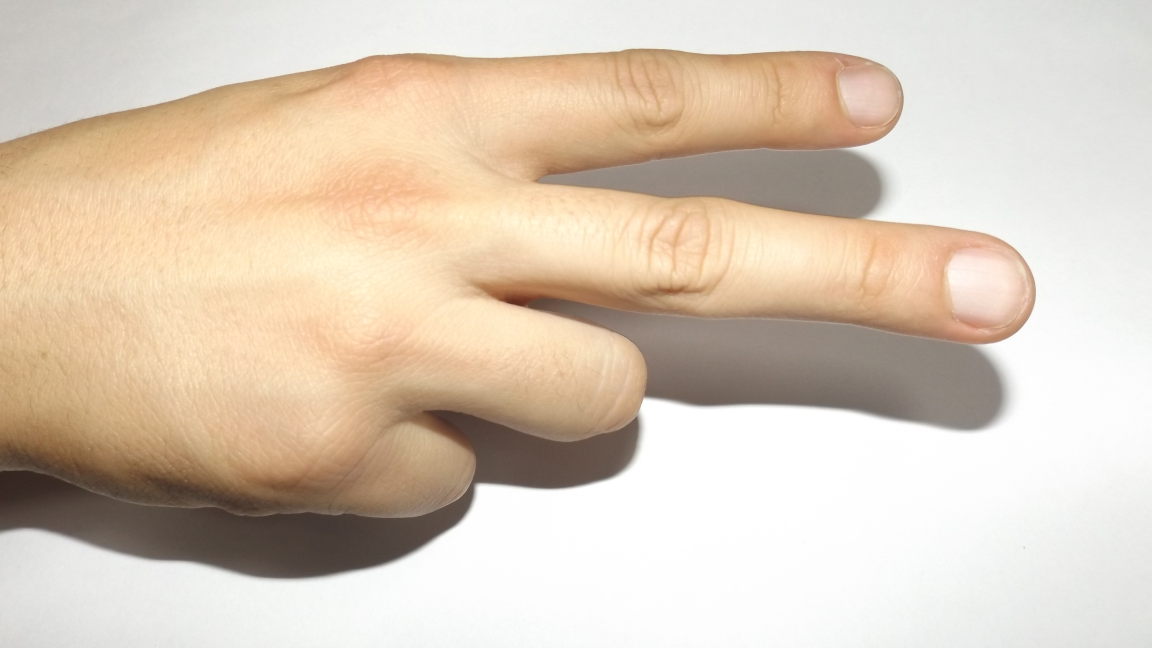
#> input picture Preprocessing/2_woman (3).JPG, 4608 x 2592 px (shown at 1/4 size); its folder holds only this picture in this run
$ python -i helper.py   (imports and definitions only)
#> lines starting #> are read from the running program, lines starting #| are printed output that depends on the picture; after the words box and inside, x2 and y2 are one past the last pixel; in counts of white or black regions, pixels touching at a corner belong together
#> further down, picture is the input picture: shape (2592, 4608, 3); mean B, G, R 185.5, 203.2, 219
from sklearn import svm
from sklearn.naive_bayes import GaussianNB
from sklearn.neighbors import KNeighborsClassifier
from sklearn.ensemble import VotingClassifier
from sklearn.linear_model import LogisticRegression
from sklearn.tree import DecisionTreeClassifier
from sklearn.ensemble import RandomForestClassifier
from sklearn.ensemble import GradientBoostingClassifier
from sklearn.datasets import make_classification
from sklearn.model_selection import train_test_split
from sklearn.model_selection import GridSearchCV
from sklearn.metrics import accuracy_score
import cv2
import os
import numpy as np
from sklearn.model_selection import train_test_split
from skimage import exposure

def hog_preprocessing(image):
  image=cv2.cvtColor(image, cv2.COLOR_BGR2RGB)
  filtered_image  = cv2.GaussianBlur(image, (3, 3), 1.0)
  resized_image = cv2.resize(filtered_image,(500,500))
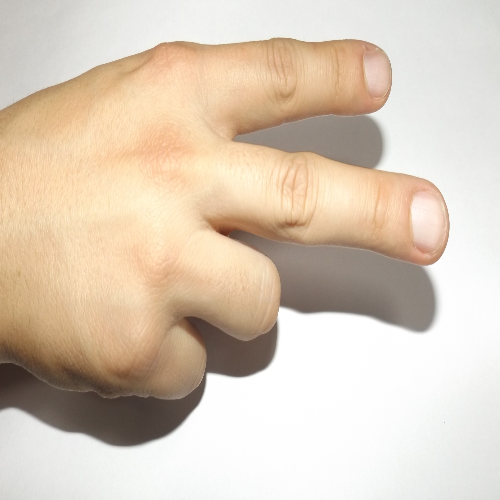
#> resized_image: shape (500, 500, 3); mean R, G, B 218.9, 203.1, 185.4
  #======================================Color Segmentation========================#
  hsv_image = cv2.cvtColor(resized_image, cv2.COLOR_RGB2HSV)
#> hsv_image: shape (500, 500, 3); mean H, S, V 19.6, 42.2, 219.1
  light_skin = (0, 50, 50 )
  dark_skin = (50, 250, 255)
  mask = cv2.inRange(hsv_image, light_skin, dark_skin)
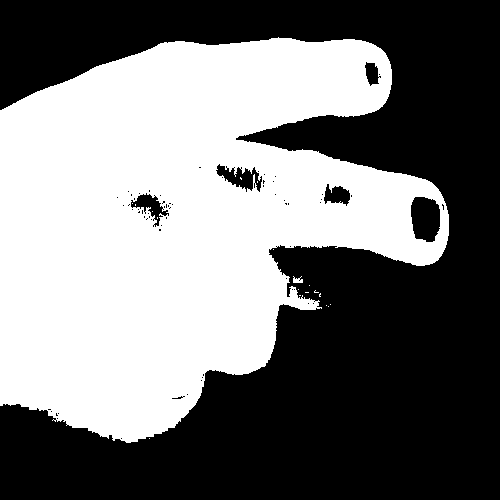
#> mask: shape (500, 500); 46.8% white; 19 white regions (17 under 20 px), largest, box (x1, y1, x2, y2) and area: (0, 37, 449, 443) 116974, (293, 276, 303, 283) 47
  #Define the kernel for closing
  kernel = cv2.getStructuringElement(cv2.MORPH_ELLIPSE, (7, 7))
  # Perform closing on the thresholded image)
  mask = cv2.morphologyEx(mask, cv2.MORPH_CLOSE, kernel,iterations=10)
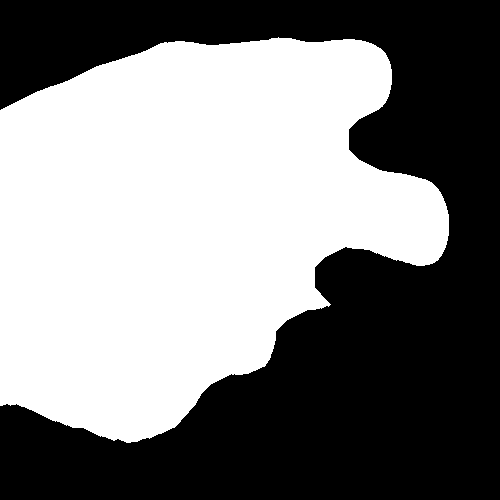
#> mask: shape (500, 500); 50.4% white; 1 black region, box (x1, y1, x2, y2) and area: (0, 0, 500, 500) 124026
  result = cv2.bitwise_and(resized_image, resized_image, mask=mask)
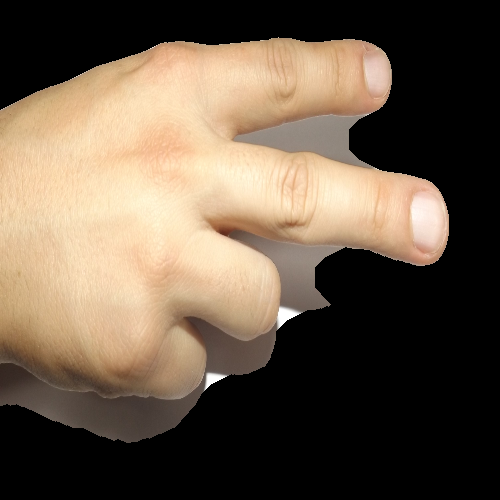
#> result: shape (500, 500, 3); mean R, G, B 104.1, 88.6, 72
  resized_image = cv2.resize(result,(128,128))
#> resized_image: shape (128, 128, 3)
  grayscale_image = cv2.cvtColor(resized_image, cv2.COLOR_RGB2GRAY)
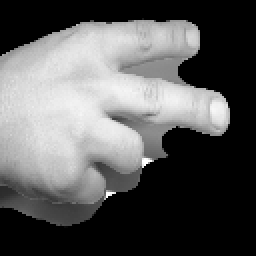
#> grayscale_image: shape (128, 128) (shown 2 times larger); min 0, max 255, mean 91.3
  #=====================================Contrast enhancement========================#
  # Apply histogram equalization to enhance contrast
  clahe = cv2.createCLAHE(clipLimit=2.0, tileGridSize=(10,10))
  normalized_image = clahe.apply(grayscale_image)
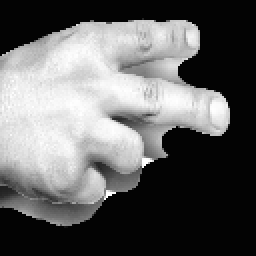
#> normalized_image: shape (128, 128) (shown 2 times larger); min 2, max 255, mean 100.2
  gamma_corrected = exposure.adjust_gamma(normalized_image, gamma=2.5)
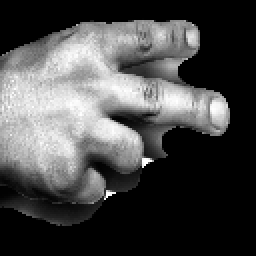
#> gamma_corrected: shape (128, 128) (shown 2 times larger); min 0, max 255, mean 73.6
  return gamma_corrected


# [65 lines left out: functions extract_hog_features, load_images_from_folder, load_dataset_linux, load_dataset_win, load_all_dataset__win, not called in this run]

>>> import cv2
>>> picture = cv2.imread('../Preprocessing/2_woman (3).JPG')
>>> result = hog_preprocessing(picture)
